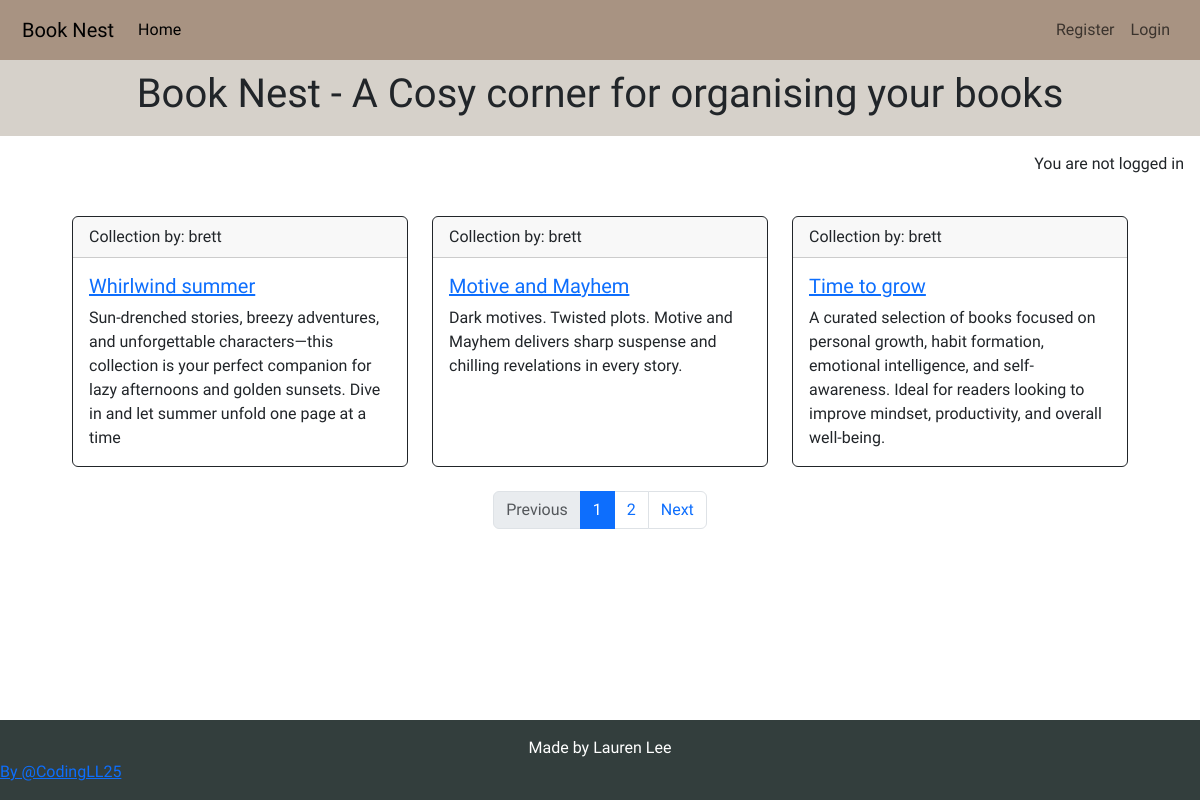
The app's page /, older data.
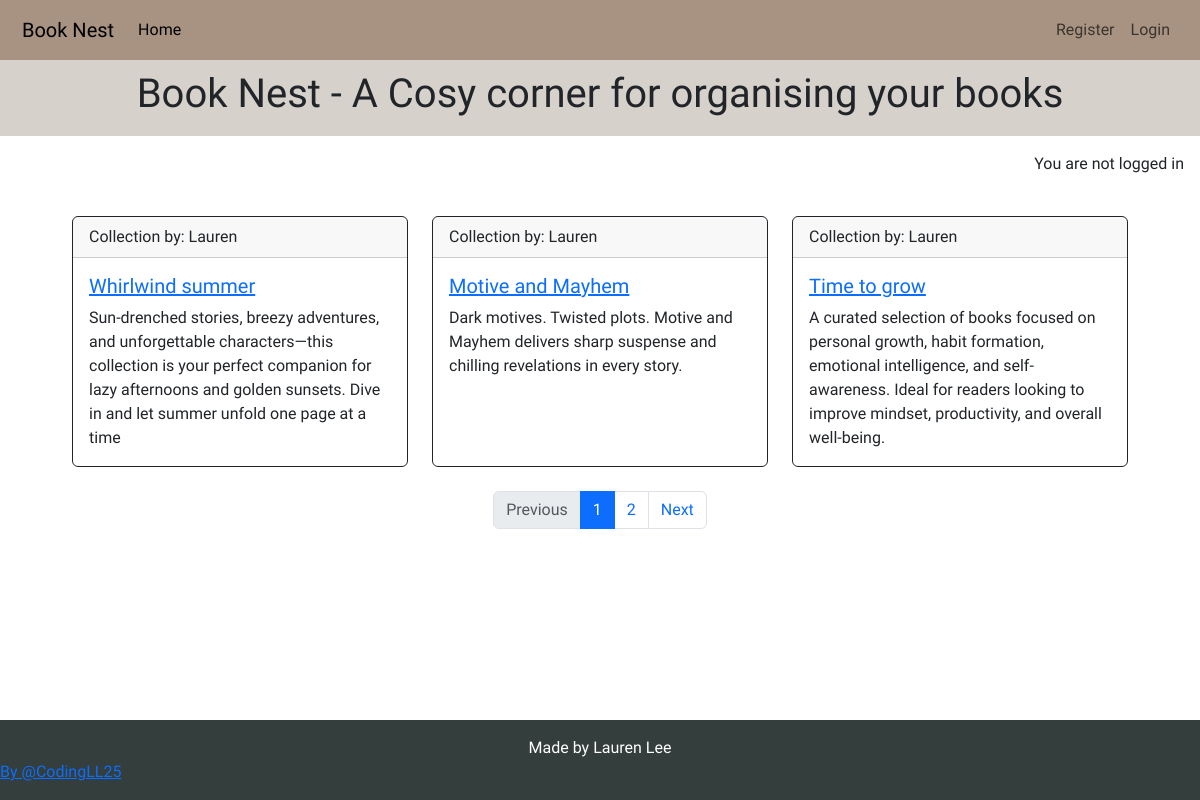
The same page, newer data.
### library/models.py (models this page shows, shortened)
class Collection(models.Model):
    THEME_CHOICES = [
        ("romance", "Romance"),
        ("fantasy", "Fantasy"),
        ("mystery", "Mystery"),
        ("historical", "Historical"),
        ("thriller", "Thriller"),
        ("science_fiction", "Science Fiction"),
        ("nonfiction", "Nonfiction"),
        ("young_adult", "Young Adult"),
        ("literary", "Literary Fiction"),
        ("horror", "Horror"),
        ("self_development", "Self Development"),
        ("mixed", "Mixed theme"),
    ]
    name = models.CharField(max_length=100, unique=True, blank=False)
    excerpt = models.TextField(blank=True)
    theme = models.CharField(max_length=50, choices=THEME_CHOICES, default="mixed")
    user = models.ForeignKey(
        User, on_delete=models.CASCADE, related_name="collections", null=True
    )
    slug = models.SlugField(max_length=200, blank=True, unique=True)

### library/views.py (the view)
# urls.py: path("", views.CollectionList.as_view(), name="home"),
class CollectionList(generic.ListView):
    queryset = Collection.objects.all().order_by("id")
    template_name = "library/index.html"
    paginate_by = 3
    def get_context_data(self, **kwargs):
        context = super().get_context_data(**kwargs)
        context["form"] = CollectionForm()
        return context

### library/templatetags/html_filters.py (called while the page is built)
@register.filter(name="clean_html")
def clean_html(value):
    if not value:
        return ""
    value = re.sub(r"<p[^>]*>\s*(?:&nbsp;|\s)*</p>", "", value)
    value = re.sub(r"&nbsp;", " ", value)
    return strip_tags(value).strip()

### library/templates/library/index.html (shortened to what this page needs)
{% extends "base.html" %}
{% load html_filters %}
{% load crispy_forms_tags %}
{% block content %}
<section class="collection-summary">
    <div class="container mt-4">
        {% for collection in collection_list %}
        {% if forloop.counter0|divisibleby:3 %}
        <div class="row">
            {% endif %}
            <div class="collection-holder col-12 col-sm-6 col-md-4 mb-4">
                <div class="collection-card card border-dark h-100">
                    <div class="collection-card card-header">Collection by: {{ collection.user }}</div>
                    <div class="collection-card card-body text-dark">
                        <h5 class="collection-card card-title">
                            <a href="{% url 'collection_detail' collection.slug %}"
                                class="collection-link">{{ collection.name }}</a>
                        </h5>
                        <p class="collection-card card-text">{{ collection.excerpt|clean_html }}</p>
                    </div>
                </div>
            </div>
            {% if forloop.counter|divisibleby:3 or forloop.last %}
        </div>
        {% endif %}
        {% endfor %}
</section>
{% if is_paginated %}
<nav class="page-navigation" aria-label="Page navigation">
    <ul class="pagination justify-content-center">
        {% if page_obj.has_previous %}
        <li class="page-item">
            <a class="page-link" href="?page={{ page_obj.previous_page_number }}">Previous</a>
        </li>
        {% else %}
        <li class="page-item disabled">
            <a class="page-link" href="#" tabindex="-1" aria-disabled="true">Previous</a>
        </li>
        {% endif %}
        {% for num in paginator.page_range %}
        <li class="page-item {% if page_obj.number == num %}active{% endif %}">
            <a class="page-link" href="?page={{ num }}">{{ num }}</a>
        </li>
        {% endfor %}
        {% if page_obj.has_next %}
        <li class="page-item">
            <a class="page-link" href="?page={{ page_obj.next_page_number }}">Next</a>
        </li>
        {% endif %}
    </ul>
</nav>
{% endif %}
{% endblock %}

### templates/base.html (shortened to what this page needs)
{% load static %}
{% url 'home' as home_url %}
{% url 'account_login' as login_url %}
{% url 'account_signup' as signup_url %}
{% url 'account_logout' as logout_url %}
<!DOCTYPE html>
<html class="h-100" lang="en">
<head>
    <link href="https://cdn.jsdelivr.net/npm/bootstrap@5.3.3/dist/css/bootstrap.min.css" rel="stylesheet"
>
    <link rel="stylesheet" href="{% static 'css/style.css' %}">
</head>
<body class="d-flex flex-column h-100 main-bg">
    <header>
        <nav class="navbar navbar-expand-lg">
            <div class="container-fluid">
                <a class="home-nav navbar-brand" aria-label="Link to the home page" href="{% url 'home' %}">Book
                    Nest</a>
                <div class="collapse navbar-collapse" id="navbarText" aria-label="Link to the home page">
                    <ul class="navbar-nav me-auto mb-2 mb-lg-0">
                        <li class="nav-item">
                            <a class="nav-link {% if request.path == home_url %}active{% endif %}" aria-current="page"
                                href="{% url 'home' %}">Home</a>
                        </li>
                    </ul>
                    <ul class="navbar-nav ms-auto mb-2 mb-lg-0">
                        {% if user.is_authenticated %}
                        <li class="nav-item" aria-label="Link to logout of your account">
                            <a class="nav-link {% if request.path == logout_url %}active{% endif %}" aria-current="page"
                                href="{% url 'account_logout' %}">Logout</a>
                        </li>
                        {% else %}
                        <li class="nav-item" aria-label="Link to register for an account">
                            <a class="nav-link {% if request.path == signup_url %}active{% endif %}" aria-current="page"
                                href="{% url 'account_signup' %}">Register</a>
                        </li>
                        <li class="nav-item" aria-label="Link to login into your account">
                            <a class="nav-link {% if request.path == login_url %}active{% endif %}" aria-current="page"
                                href="{% url 'account_login' %}">Login</a>
                        </li>
                        {% endif %}
                    </ul>
                </div>
            </div>
        </nav>
        <section class="subheadings">
            <div class="heading">
                <h1>Book Nest - A Cosy corner for organising your books</h1>
            </div>
            <span>
                {% if user.is_authenticated %}
                <p class="text-end m-3">You are logged in as {{ user }}</p>
                {% else %}
                <p class="text-end m-3">You are not logged in</p>
                {% endif %}
            </span>
        </section>
    </header>
    <main class="flex-shrink-0 main-bg">
        {% block content %}
        {% endblock content %}
    </main>
    <footer class="footer mt-auto py-3">
        <p class="m-0 text-center">Made by Lauren Lee</p>
        <a class="github" href="https://github.com/CodingLL25" target="_blank"
            aria-label="Link to authors Github Page">By @CodingLL25</a>
    </footer>
</body>
</html>

### static/css/style.css (style rules this page uses)
:root { --primary-font: "Oswald", sans-serif; --primary-color: #333E3D; --secondary-color: #D6D1CA; --highlight: #A89382; --light-highlight: #D97E47; --bright-highlight: #A04F2F; }
body { min-height: 100vh; display: flex; width: 100%; flex-direction: column; font-family: var(--primary-font); margin: 0; overflow-x: hidden; overflow-wrap: anywhere; }
main { flex: 1 0 auto; max-width: 1399px; margin: 0% 5%; position: relative; padding-bottom: 20px; }
.navbar { display: flex; width: 100%; background-color: var(--highlight); padding: 10px; }
.heading { background-color: var(--secondary-color); padding: 10px; text-align: center; }
.footer { width: 100%; background-color: var(--primary-color); color: white; }
.collection-summary { width: 100%; display: flex; }
.card-title { color: var(--primary-color); }

Row changes from the older to the newer data that the page shows:
changed Collection "Whirlwind summer": user "brett" → "Lauren"
changed Collection "Motive and Mayhem": user "brett" → "Lauren"
changed Collection "Time to grow": user "brett" → "Lauren"
